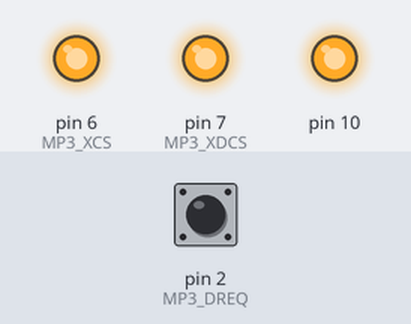
A sketch run on a simulated Arduino Uno, built with avr-gcc and run on an emulated ATmega328P. Shown: output pins drawn as LEDs (lit = HIGH). The inputs (shaded band) are chosen by the test bench; at power-on: pin 2 (MP3_DREQ) HIGH. Random numbers use the default seed unless the sketch sets one; pins used as bus, display or sensor lines are not drawn.

Above: at 0.2 s.
Timing chart, 0 to 1.7 s (numbered marks = the images above):
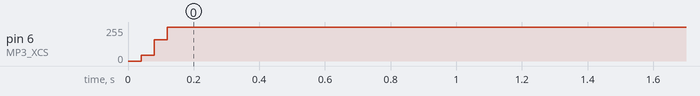

The sketch:

DSP_Karplus.ino
```cpp
// VS1053b DSP code hack - Karplus strong with LP filter //

#include <SPI.h>

#define MP3_XCS   6
#define MP3_XDCS  7
#define MP3_DREQ  2
#define MP3_RST   8

//VS10xx SCI Registers
#define SCI_MODE        0x00
#define SCI_STATUS      0x01
#define SCI_BASS        0x02
#define SCI_CLOCKF      0x03
#define SCI_DECODE_TIME 0x04
#define SCI_AUDATA      0x05
#define SCI_WRAM        0x06
#define SCI_WRAMADDR    0x07
#define SCI_HDAT0       0x08
#define SCI_HDAT1       0x09
#define SCI_AIADDR      0x0A
#define SCI_VOL         0x0B
#define SCI_AICTRL0     0x0C
#define SCI_AICTRL1     0x0D
#define SCI_AICTRL2     0x0E
#define SCI_AICTRL3     0x0F

#define BPM 120


void setup() {

  pinMode(MP3_RST, OUTPUT);
  pinMode(MP3_DREQ, INPUT);
  pinMode(MP3_XCS, OUTPUT);
  pinMode(MP3_XDCS, OUTPUT);

  SPI.begin();

  SPI.setClockDivider(SPI_CLOCK_DIV16); // SPI speed 1MHz (16MHz / 16 = 1MHz)
  SPI.transfer(0xFF);

  digitalWrite(MP3_RST, HIGH);
  digitalWrite(MP3_XCS, HIGH);
  digitalWrite(MP3_XDCS, HIGH);

  load_code();

  WriteRegister(SCI_CLOCKF, 0x8BE8);    // set multiplier to 3.5x
  WriteRegister(SCI_VOL, 0x4F4F);       // left, right volume 0xFE-0x0
  WriteRegister(SCI_BASS, 0x0000);      // bass, treble control

  SPI.setClockDivider(SPI_CLOCK_DIV4);  // set SPI speed 4MHz (16MHz / 4 = 4MHz)

  WriteRegister(SCI_AUDATA, 0xAC44);    // set sample rate 44100 Hz
  WriteRegister(SCI_AIADDR, 0x50);      // plugin enable

}


void loop() {

  uint16_t tune = random(16, 512);
  uint16_t lowpass = random(1, 10);

  WriteRegister(SCI_AICTRL0, 1); // trigg on
  WriteRegister(SCI_AICTRL1, tune); // tune frequency
  WriteRegister(SCI_AICTRL2, lowpass); // low pass filter

  delay(1);

  WriteRegister(SCI_AICTRL0, 0); // trigg off

  int tempo = 60000 / BPM;
  delay((tempo / 2) - 1);

}

void WriteRegister(char address, int data){

  while(!digitalRead(MP3_DREQ));
  digitalWrite(MP3_XCS, LOW);
  SPI.transfer(0x02);
  SPI.transfer(address);
  SPI.transfer((data >> 8) & 0xFF);
  SPI.transfer(data & 0xFF);
  while(!digitalRead(MP3_DREQ));
  digitalWrite(MP3_XCS, HIGH);

}

int ReadRegister(char address){

  while(!digitalRead(MP3_DREQ));
  digitalWrite(MP3_XCS, LOW);
  SPI.transfer(0x03);
  SPI.transfer(address);
  char response1 = SPI.transfer(0xFF);
  while(!digitalRead(MP3_DREQ));
  char response2 = SPI.transfer(0xFF);
  while(!digitalRead(MP3_DREQ));
  digitalWrite(MP3_XCS, HIGH);
  int resultvalue = response1 << 8;
  resultvalue |= response2;
  return resultvalue;

}

#define PLUGIN_SIZE 1095

const static word plugin[PLUGIN_SIZE] PROGMEM = {

  0x0007,0x0001, /*copy 1*/
	0x8050,
	0x0006,0x042e, /*copy 1070*/
	0x0030,0x0697,0x3700,0x0024,0x0000,0x0801,0xc010,0x0024,
	0x3f00,0x0024,0x2800,0x3c00,0x0006,0x2016,0x3613,0x0024,
	0x3e12,0x0024,0x3e05,0xb814,0x3615,0x0024,0x3e00,0xf844,
	0x2900,0x8d80,0x3e01,0x7806,0x4c86,0x0024,0x1fff,0xffc0,
	0x001f,0xffc1,0x2915,0x46c0,0xbdc2,0x0024,0x3493,0x184c,
	0x3e10,0x0024,0x3e10,0x4024,0x3e00,0x8024,0x3410,0x0024,
	0x3410,0x4024,0x3410,0x8024,0x3411,0x0024,0x3411,0x4024,
	0x2915,0xa580,0x3421,0x8024,0x418a,0x4004,0x428c,0x1bc2,
	0x36f0,0x4024,0x2915,0x9900,0x36f0,0x0024,0x0000,0x0806,
	0xb888,0x130c,0x2915,0xb780,0x0010,0x0005,0x3411,0x0024,
	0x3411,0x4024,0x2915,0xa940,0x3421,0x8024,0x36f1,0x5806,
	0x36f0,0xd804,0x3405,0x9014,0x36f3,0x0024,0x36f2,0x0024,
	0x2000,0x0000,0x0000,0x0024,0x3613,0x0024,0x3e12,0x0024,
	0x3e05,0xb814,0x3615,0x0024,0x3e00,0x3841,0x3e00,0xb850,
	0x0007,0x9250,0x3e14,0x7812,0xb880,0x930c,0x3800,0x0024,
	0x0030,0x00d0,0x3440,0x0024,0x2908,0x6400,0x3800,0x0024,
	0x0030,0x0050,0x003f,0xfcc1,0x3000,0x134c,0xb010,0x0024,
	0x38f0,0x0024,0x3430,0x8024,0x6284,0x0000,0x0010,0x0001,
	0x2800,0x3b85,0x0000,0x0024,0x002f,0xffc1,0xb010,0x0024,
	0x3800,0x0024,0x0006,0xc490,0x000b,0x4000,0x2908,0x7f80,
	0x3009,0x2000,0x0030,0x0ad0,0x0015,0xbd51,0x3800,0x0024,
	0x0000,0x01c0,0x2915,0x8300,0x0006,0xc050,0x0000,0x0300,
	0xb882,0x0024,0x2914,0xbec0,0x0006,0x6410,0x0030,0x0350,
	0x0001,0x0000,0x6284,0x2080,0x0000,0x0100,0x2800,0x2d05,
	0x3800,0x0024,0xf202,0x0000,0xc010,0x0024,0x3800,0x0024,
	0x0030,0x0390,0x3000,0x0024,0x6080,0x0024,0x0006,0x6552,
	0x2800,0x2f55,0x1fe0,0x0040,0x003f,0xffc0,0x3800,0x0024,
	0x1fe0,0x0040,0x0006,0x6410,0x3870,0x138c,0x3a00,0x00cc,
	0x0030,0x03d2,0x0000,0x00c0,0x3200,0x4024,0xb100,0x0024,
	0x002e,0xe001,0x3800,0x0024,0x3420,0x0024,0x6012,0x0024,
	0x0017,0x7001,0x2800,0x3a85,0x6012,0x0024,0x000b,0xb801,
	0x2800,0x3985,0x6010,0x0024,0x0000,0x01c0,0x2800,0x35d5,
	0x0030,0x1090,0x3800,0x0024,0x0030,0x0050,0x0000,0x0080,
	0x3000,0x4024,0xc100,0x0024,0x3800,0x0024,0x0006,0x9f90,
	0x0000,0x0000,0x3009,0x2000,0x0006,0x9f50,0xb880,0xa000,
	0x0006,0x9fd0,0x3009,0x2000,0x36f4,0x5812,0x36f0,0x9810,
	0x36f0,0x1801,0x3405,0x9014,0x36f3,0x0024,0x36f2,0x0024,
	0x2000,0x0000,0x0000,0x0024,0x0030,0x1090,0x0000,0x01c0,
	0x2800,0x35c0,0x3800,0x0024,0x0030,0x1090,0x0000,0x0140,
	0x2800,0x35c0,0x3800,0x0024,0x2800,0x2700,0xc010,0x0024,
	0x0000,0x1057,0x3613,0x0024,0x3e12,0x0024,0x3e05,0xb814,
	0x2912,0x1300,0x3685,0x0024,0x0007,0x9250,0xb880,0x0024,
	0x2912,0x1180,0x3800,0x0024,0x0000,0x0084,0x0018,0x0000,
	0x3613,0x0024,0x6890,0x3840,0x3e10,0x0024,0x002e,0xe000,
	0x2900,0x2080,0x3e00,0x0024,0x36e3,0x0024,0x2908,0xbe80,
	0x002e,0xe005,0x0030,0x0690,0x0000,0x0241,0x3000,0x0024,
	0xc010,0x0024,0xb882,0x2000,0x0006,0xa050,0x0000,0x0000,
	0x3009,0x2000,0x0006,0xa010,0x0000,0x1000,0x3009,0x2000,
	0x0004,0x0000,0x2915,0x7ac0,0x0000,0x0010,0x2912,0x1300,
	0x0000,0x0024,0x0030,0x0310,0x6890,0x0001,0x6106,0x0024,
	0x0000,0x0024,0x2800,0x51d5,0x0000,0x0024,0x0000,0x0003,
	0x0000,0x8000,0x6300,0x184c,0x0010,0x0001,0x2800,0x4c98,
	0xb880,0x0024,0x0002,0x0245,0x0000,0x0000,0x6894,0x3840,
	0x3e10,0x4024,0x4112,0x3842,0xb884,0x3840,0x3e10,0x4024,
	0x2900,0x15c0,0x3e00,0x8024,0x4338,0x9a8c,0x4348,0x0024,
	0x4548,0x0024,0x6396,0x4110,0x3810,0x0024,0x3810,0x4024,
	0x2800,0x4700,0x38e0,0x8024,0x0030,0x0390,0x6894,0x3840,
	0x3e10,0x4024,0x3e00,0x8024,0x2915,0x4600,0x3000,0x0024,
	0x418a,0x4004,0x428c,0x1bc2,0x36f0,0x4024,0x2915,0xb780,
	0x36f0,0x0024,0x0003,0x8390,0x3810,0x0024,0x0000,0x7fc0,
	0x3810,0x4024,0x38e0,0x8024,0x0030,0x0350,0x3000,0x4024,
	0x0003,0x8350,0xb100,0x0024,0x3800,0x0024,0x2912,0x0ec0,
	0x3613,0x0024,0xf400,0x4001,0x0000,0x1000,0x6106,0x0024,
	0x0000,0x0024,0x2800,0x4549,0x0000,0x0024,0x3423,0x184c,
	0xf400,0x4510,0xf400,0x4512,0x2912,0x1f80,0x34e3,0x0024,
	0x0000,0x0003,0x0000,0x0800,0x6300,0x108c,0x0000,0x0800,
	0x2800,0x7341,0x3009,0x184c,0x0002,0x0011,0x0003,0x8310,
	0x3000,0x1bcc,0x6098,0x938c,0x4002,0x2004,0x4012,0x0024,
	0x0002,0x0240,0x4010,0x0024,0xf400,0x4013,0x3110,0x0024,
	0x3110,0x4024,0x31e0,0x8024,0x3b10,0x0024,0x3b10,0x4024,
	0x3be0,0x8024,0x3110,0x0024,0x3110,0x4024,0x31e0,0x8024,
	0x0003,0x8351,0x3100,0x0024,0x6400,0x0024,0x0003,0x8251,
	0x2800,0x5cd1,0xb880,0x0024,0x3800,0x0024,0x0003,0x8310,
	0x3000,0x0024,0x4002,0x0024,0x4012,0x0024,0x0002,0x0240,
	0x4010,0x0024,0xf400,0x4010,0x3010,0x0024,0x3010,0x4024,
	0x30e0,0x8024,0x0002,0x0190,0xb880,0x2040,0x3810,0x4024,
	0x0010,0x0001,0xb884,0x2382,0x3111,0x0024,0x3111,0x4024,
	0x2915,0x9900,0x31e1,0x8024,0x0002,0x0013,0x3b10,0x184c,
	0x3b10,0x504c,0x3be0,0x8024,0x3110,0x0024,0x3110,0x4024,
	0x31e0,0x8024,0x3e10,0x0024,0x3e10,0x4024,0x3e10,0x8024,
	0x3110,0x0024,0x3110,0x4024,0x31e0,0x8024,0x3c04,0x0024,
	0x0002,0x00d0,0x3e10,0x0024,0x3e10,0x4024,0x3e00,0x8024,
	0x3010,0x0024,0x3010,0x4024,0x30e0,0x8024,0x34f4,0x0024,
	0x3011,0x0024,0x3011,0x4024,0x2915,0xa940,0x30e1,0x8024,
	0x418a,0x4004,0x428c,0x1bc2,0x36f0,0x504c,0x2915,0xa580,
	0x36f0,0x0024,0x3c04,0x0024,0x0003,0x8390,0x3011,0x0024,
	0x3011,0x4024,0x30e1,0x8024,0x2915,0x9900,0x34f4,0x0024,
	0x418a,0x4004,0x428c,0x1bc2,0x36f0,0x4024,0x2915,0xa580,
	0x36f0,0x0024,0x3910,0x0024,0x3910,0x4024,0x39e0,0x8024,
	0x0002,0x00d1,0x3010,0x0024,0x3010,0x4024,0x30e0,0x8024,
	0x3010,0x0024,0x3010,0x4024,0x30e0,0x8024,0x3910,0x0024,
	0x3910,0x4024,0x39e0,0x8024,0x3010,0x0024,0xb880,0x0041,
	0x0010,0x0001,0x30e0,0x8024,0x0000,0x0402,0x3311,0x0024,
	0x3311,0x4024,0x2915,0x9900,0x33e1,0x8024,0x2915,0x9f40,
	0x0000,0x0024,0x6802,0x4490,0x3a20,0x004c,0x2800,0x5540,
	0x6396,0x2001,0x3e10,0x0024,0x290c,0x7300,0x3e15,0x138c,
	0x2800,0x4540,0x36e3,0x0024,0x3e12,0xb817,0x3e12,0x7808,
	0x3e11,0xb811,0x3e15,0x7810,0x3e18,0xb823,0x3e18,0x3821,
	0x3e10,0x3801,0x48b2,0x0024,0x3e10,0x3801,0x3e11,0x3802,
	0x3009,0x3814,0x0030,0x0717,0x3f05,0xc024,0x0030,0x0351,
	0x3100,0x0024,0x4080,0x0024,0x0030,0x10d1,0x2800,0x7f85,
	0x0001,0x800a,0x0006,0x6514,0x3111,0x8024,0x6894,0x13c1,
	0x6618,0x0024,0xfe44,0x1000,0x4cb2,0x0406,0x3c10,0x0024,
	0x3c50,0x4024,0x34f0,0x4024,0x661c,0x1040,0xfe64,0x0024,
	0x4cb2,0x0024,0x3cf0,0x4024,0xbc82,0x3080,0x0030,0x0351,
	0x3100,0x8024,0xfea8,0x0024,0x5ca2,0x0024,0x0000,0x0182,
	0xac22,0x0024,0xf7c8,0x0024,0x48b2,0x0024,0xac22,0x0024,
	0x2800,0x8300,0xf7cc,0x1002,0x0030,0x0394,0x3400,0x4024,
	0x3100,0x184c,0x0006,0xc051,0x291e,0x8080,0x0006,0x6410,
	0x4088,0x1001,0x0030,0x1111,0x3100,0x184c,0x0006,0xc051,
	0x291e,0x8080,0x0006,0x6550,0x0006,0x6694,0x408c,0x1002,
	0xf224,0x0024,0x0006,0xa017,0x2800,0x8715,0x0000,0x0024,
	0x2800,0x8801,0x0006,0x6410,0x3050,0x0024,0x3000,0x4024,
	0x6014,0x0024,0x0000,0x0024,0x2800,0x8659,0x0000,0x0024,
	0xf400,0x4040,0x38b0,0x0024,0x2800,0x8800,0x3800,0x0024,
	0x2800,0x87c1,0x0000,0x0024,0xf400,0x4106,0xf400,0x4184,
	0x0030,0x06d5,0x3d05,0x5bd4,0xf400,0x4115,0x36f1,0x1802,
	0x36f0,0x1801,0x2210,0x0000,0x36f0,0x1801,0x36f8,0x1821,
	0x36f8,0x9823,0x0006,0x9f57,0x0020,0xffd0,0x3009,0x1c11,
	0x3985,0x4024,0x3981,0x8024,0x3009,0x3c11,0x36f5,0x5810,
	0x36f1,0x9811,0x36f2,0x5808,0x3602,0x8024,0x0030,0x0717,
	0x2100,0x0000,0x3f05,0xdbd7,0x3613,0x0024,0x3e10,0xb803,
	0x3e12,0xb810,0x0000,0x800a,0x0003,0x8490,0x3010,0x3844,
	0x0001,0x6c04,0xffc0,0x03c1,0x48b6,0x3806,0x4886,0x40c2,
	0xffc2,0xb845,0x0010,0x69c4,0x5986,0x3807,0x53c6,0x0024,
	0x4dd6,0x0024,0x48b2,0x40c2,0x4cc2,0x4843,0x4cde,0x0024,
	0x003c,0xc745,0xffde,0x0024,0x48b6,0x0024,0xffdc,0x0024,
	0x42b2,0x0042,0x46c2,0x03c3,0x6dc2,0x0024,0xfe98,0x0024,
	0x48b6,0x0024,0x0002,0xc501,0xfef2,0x0024,0x7886,0x0024,
	0x42ba,0x0024,0xfee2,0x0024,0x6eba,0x0024,0x458a,0x0024,
	0x4e8a,0x0024,0x001f,0xffc1,0x2800,0x9759,0x4890,0x1bc7,
	0x4eca,0x0024,0xbec3,0x6665,0x3810,0x1bcc,0x3800,0x5bc4,
	0x36f2,0x9810,0x2000,0x0000,0x36f0,0x9803,0x0003,0x8497,
	0x3f10,0x0024,0x2000,0x0000,0x3f00,0x4024,
	0x0007,0x0001, /*copy 1*/
	0x0e0c,
	0x0006,0x0008, /*copy 8*/
	0x0000,0x0200,0x0000,0x0000,0x8000,0x0000,0xbce3,0x16a5,
	0x0007,0x0001, /*copy 1*/
	0x8023,
	0x0006,0x0002, /*copy 2*/
	0x2a00,0x748e,

};

void load_code(void){

  int i = 0;
  while (i< PLUGIN_SIZE) {
    word addr, n, val;
    addr = pgm_read_word (&(plugin[i++]));
    n = pgm_read_word (&(plugin[i++]));
    if (n & 0x8000U) {
      n &= 0x7FFF;
      val = pgm_read_word (&(plugin[i++]));
      while (n--) {
        WriteRegister(addr , val);
      }
    }
    else {
      while (n--) {
        val = pgm_read_word (&(plugin[i++]));
        WriteRegister(addr , val);
      }
    }
  }
  return;

}
```

Measured:
- by itself, pin 6 (MP3_XCS): 45/255 → 255/255 at 0.08 s
